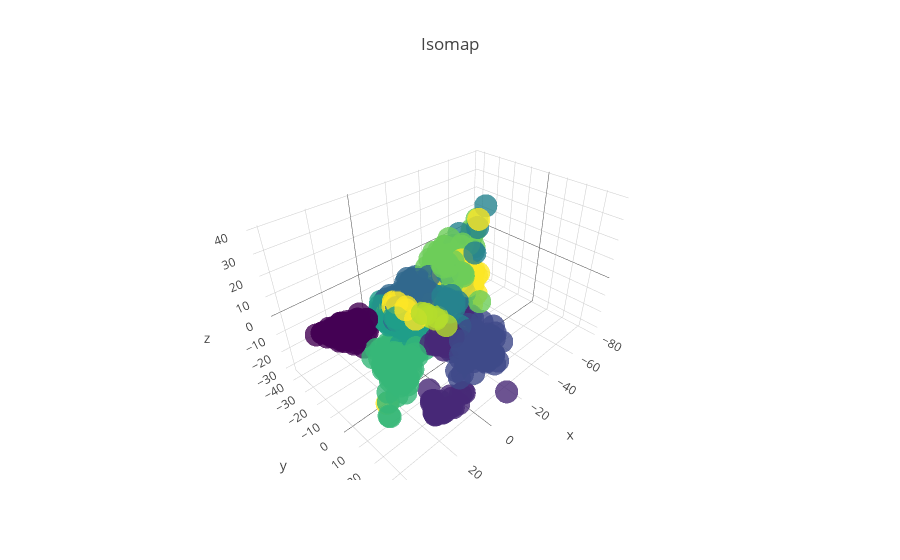

Notebook code cell kept with this figure:
### Markdown cell above
### Task 3.2 (3 pt.)

Here we will visualize the decomposition, to observe how the data diverges across different manifold learning methods. We are to compare `PCA`, `ICA` and `Isomap` non-linear decompositions [see more over here https://scikit-learn.org/stable/modules/manifold.html], and check the classification accuracies on the new features. 

1. **(1 pt.)** Visualise ICA, PCA and Isomap 3D decomposition on 3 components in `plotly`. Be sure that the data is whitened (scaled). 
2. **(1 pt.)** Calculate new features of the data with ICA, PCA, and Isomap. **Choose the number of components according to your estimation of intrinsic dimention, see Task 3.1**. Calculate the classification accuracy on these features with `LogisticRegression` on cv=5, 3 repeats. Use `RepeatedKFold` and fix the `random_seed=0`.
3. **(1 pt.)** Show that `Isomap` gives statistically significant improvement on the classification accuracy with any appropriate statistical test (for example `scipy.stats.ttest_ind`). Provide corresponding `p-values`. Justify your results, write down 2-3 sentences.

### Code cell
from plotly.offline import download_plotlyjs, init_notebook_mode, plot,iplot
import plotly.graph_objs as go
import colorlover as cl
import pandas as pd
import sklearn.manifold 
from sklearn.manifold import Isomap

init_notebook_mode(connected=True)

iso = Isomap(n_neighbors=5, n_components=3, eigen_solver='dense')

### BEGIN Solution
dig = iso.fit_transform(data)

points = go.Scatter3d(
    x = dig[:, 0],
    y = dig[:, 1],
    z = dig[:, 2],
    name = 'Isomap point',
    mode = 'markers',
    marker = dict(size = 8, color = digits.target, colorscale='Viridis', opacity=0.8),
        text = digits.target.tolist(),textposition='bottom right'
    )

data_p = [points]

layout = go.Layout(
    title = 'Isomap',
    legend={'font': {'size': 10}},
showlegend=False)
            

fig = go.Figure(data=data_p, layout=layout)

iplot(fig, show_link = False)
### END Solution

### Figure 1 — Plotly figure (JSON) as saved in the notebook; plotly's stock layout.template omitted (floating-point values rounded to 4 significant figures; data arrays with more than 128 entries replaced by an {"elided": "..."} marker saying what was removed)
{"data": [{"marker": {"color": {"elided": "1797 int values"}, "colorscale": "Viridis", "opacity": 0.8, "size": 8}, "mode": "markers", "name": "Isomap point", "text": {"elided": "1797 str values"}, "textposition": "bottom right", "type": "scatter3d", "uid": "d294198a-429f-11e9-bc25-8c164508f442", "x": {"elided": "1797 float values"}, "y": {"elided": "1797 float values"}, "z": {"elided": "1797 float values"}}], "layout": {"legend": {"font": {"size": 10}}, "showlegend": false, "title": "Isomap"}}
